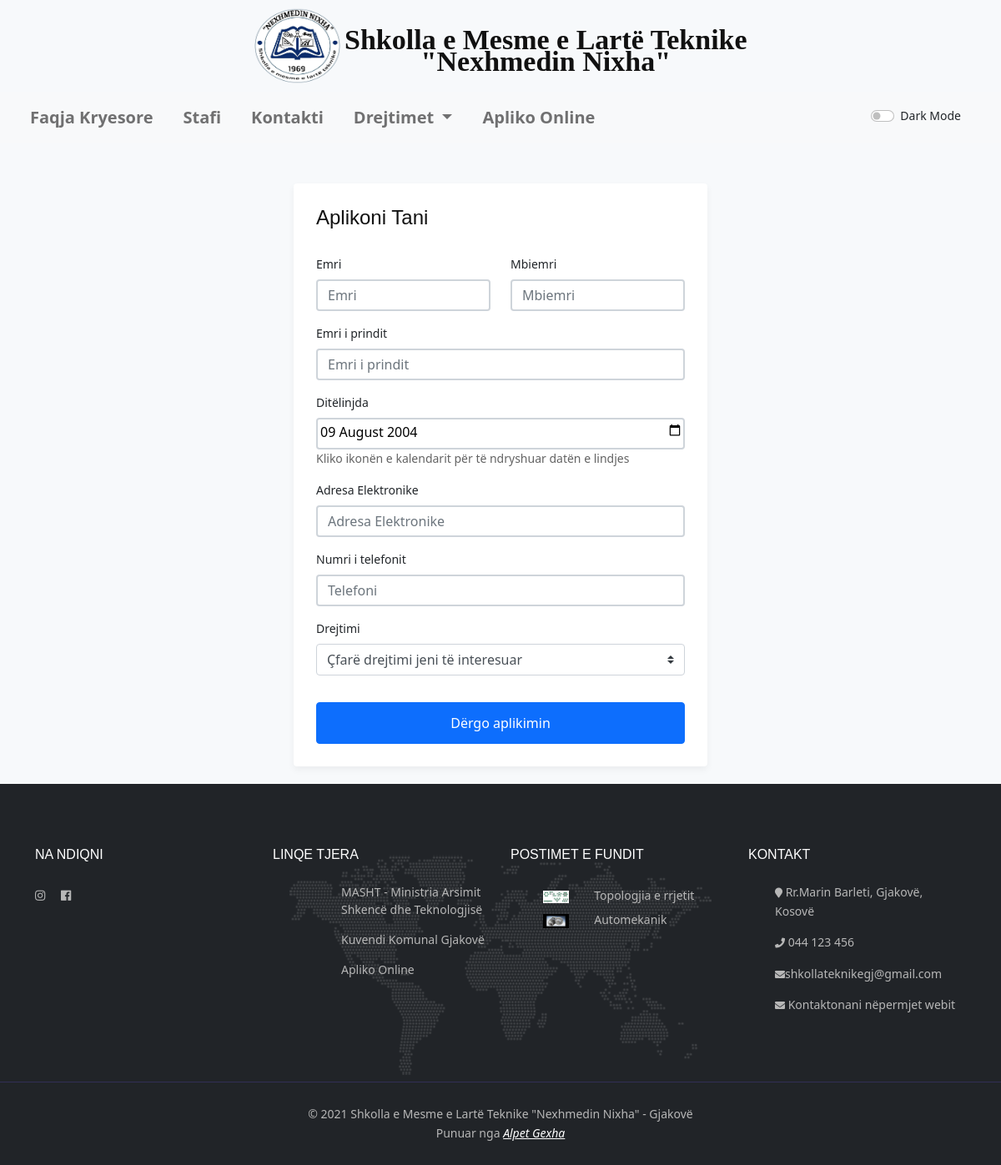
Screenshot of /apliko_online.php with the database file from the repository.
### tables this page shows
CREATE TABLE IF NOT EXISTS `post` (
  `id` int(11) UNSIGNED NOT NULL,
  `userid` int(11) NOT NULL,
  `titulli` varchar(255) NOT NULL,
  `body` text NOT NULL,
  `tags` text NOT NULL,
  `photo` varchar(255) NOT NULL,
  `date` datetime DEFAULT current_timestamp(),
  `category` int(3) DEFAULT NULL,
  `views` int(11) NOT NULL DEFAULT 0
);

### apliko_online.php (the view, shortened to what this page needs)
<?php get_header("Apliko Online", "my-login-page"); ?>
<div class="my-login-page">
    <div class="container mt-5 h-100">
        <div class="row justify-content-md-center h-100">
            <div class="card-wrapper">
                <div class="card fat">
                    <div class="card-body">
                        <h4 class="card-title">Aplikoni Tani</h4>
                        <form method="POST" class="my-login-validation" action="#">
                            <div class="row">
                                <div class="col-xs-12 col-sm-6 col-md-6">
                                    <div class="form-group">
                                        <label>Emri</label>
                                        <input id="emri" type="text" class="form-control" placeholder="Emri" name="emri" value="" required="" autofocus="" oninvalid="this.setCustomValidity('Ju lutem shkruani emrin');" oninput="this.setCustomValidity('');">
                                    </div>
                                </div>
                                <div class="col-xs-12 col-sm-6 col-md-6">
                                    <div class="form-group">
                                        <label>Mbiemri</label>
                                        <input id="mbiemri" type="text" class="form-control" placeholder="Mbiemri" name="mbiemri" value="" required="" oninvalid="this.setCustomValidity('Ju lutem shkruani mbiemrin');" oninput="this.setCustomValidity('');">
                                    </div>
                                </div>
                            </div>
                            <div class="form-group">
                                <label>Emri i prindit</label>
                                <input id="emri_p" type="text" class="form-control" placeholder="Emri i prindit" name="emri_p" value="" required="" oninvalid="this.setCustomValidity('Ju lutem shkruani emrin e prindit');" oninput="this.setCustomValidity('');">
                            </div>
                            <div class="form-group">
                                <label>Dit&euml;linjda</label>
                                <input id="ditelinjda" type="date" data-date="" data-date-format="DD MMMM YYYY" value="2004-08-09" class="form-control" placeholder="dita/muaji/viti" name="ditelindja" value="" required="" oninvalid="this.setCustomValidity('Ju lutem shkruani Dit&euml;linjda');" oninput="this.setCustomValidity('');">
                                <p>Kliko ikon&euml;n e kalendarit p&euml;r t&euml; ndryshuar dat&euml;n e lindjes</p>
                            </div>
                            <div class="form-group">
                                <label>Adresa Elektronike</label>
                                <input id="email" type="email" class="form-control" placeholder="Adresa Elektronike" name="email" value="" required="" oninvalid="this.setCustomValidity('Ju lutem shkruani emailin');" oninput="this.setCustomValidity('');">
                            </div>
                            <div class="form-group">
                                <label>Numri i telefonit</label>
                                <input id="phone" type="tel" class="form-control" placeholder="Telefoni" name="telefoni" value="" required="" oninvalid="this.setCustomValidity('Ju lutem shkruani numrin e telefonit');" oninput="this.setCustomValidity('');">
                            </div>
                            <div class="form-group">
                                <label for="disabledTextInput" class="form-label">Drejtimi</label>
                                <select name="drejtimet" class="custom-select mb-3">
                                    <option selected disabled required=""> Çfar&euml; drejtimi jeni t&euml; interesuar</option>
                                </select>
                            </div>
                            <div class="form-group m-0">
                                <button type="submit" name="apliko_submit" class="btn btn-primary btn-block">
                                    D&euml;rgo aplikimin
                                </button>
                            </div>
                        </form>
                    </div>
                </div>
            </div>
        </div>
    </div>
</div> <br>
<?php get_footer(); ?>

### server-style.php (shortened to what this page needs)
<?php
function get_header($tabName, $classbody = null, $description = null)
{
?>
    <!DOCTYPE html>
    <html>
    <head>
        <link rel="stylesheet" href="assets/css/style.css">
        <link rel="stylesheet" href="assets/css/dark-mode.css">
        <link rel="stylesheet" href="https://cdnjs.cloudflare.com/ajax/libs/font-awesome/4.7.0/css/font-awesome.min.css">
        <link rel="stylesheet" href="https://use.fontawesome.com/releases/v5.7.2/css/all.css">
        <link rel="stylesheet" href="https://cdn.jsdelivr.net/npm/bootstrap@4.5.3/dist/css/bootstrap.min.css">
        <link href="https://cdn.jsdelivr.net/npm/bootstrap@5.0.0-beta1/dist/css/bootstrap.min.css" rel="stylesheet">
        <link rel="stylesheet" href="https://cdnjs.cloudflare.com/ajax/libs/OwlCarousel2/2.3.4/assets/owl.carousel.min.css" />
        <link rel="stylesheet" href="https://cdnjs.cloudflare.com/ajax/libs/OwlCarousel2/2.3.4/assets/owl.theme.default.min.css" />
    </head>
    <body class="<?= $classbody ?>">
        <div class="header-section">
            <div class="container ">
                <img style="width: 105px; height: 90px;" src="assets/img/logo.png" alt="Logo e shkolles ">
                <a href="index" class="site-logo">
                    <h5 style="width:auto;"><b>Shkolla e Mesme e Lart&euml; Teknike<br> "Nexhmedin Nixha"</b></h5>
                </a>
            </div>
        </div>
        <nav class="navbar sticky-top navbar-expand-lg bg-light navbar-light ">
            <div class="container-xxl" aria-label="Main navigation">
                <div class="collapse justify-content-md-center navbar-collapse" id="collapsibleNavbar">
                    <ul class="navbar-nav">
                        <li class="nav-item">
                            <a class="nav-link" href="index">Faqja Kryesore</a>
                        </li>
                        <li class="nav-item dropdown">
                            <a class="nav-link" href="index#Stafi">
                                Stafi
                            </a>
                        </li>
                        <li class="nav-item dropdown">
                            <a class="nav-link" href="index#Kontakti">
                                Kontakti
                            </a>
                        </li>
                        <li class="nav-item dropdown">
                            <a class="nav-link dropdown-toggle" href="#" id="navbardrop" data-toggle="dropdown">
                                Drejtimet
                            </a>
                        </li>
                        <li class="nav-item">
                            <a class="nav-link" href="apliko_online">Apliko Online</a>
                        </li>
                    </ul>
                    <ul class="navbar-nav ml-auto">
                        <li class="nav-item">
                            <div class="form-check form-switch">
                                <input class="form-check-input" type="checkbox" id="darkMode">
                                <label class="form-check-label" for="darkMode">Dark Mode</label>
                            </div>
                        </li>
                    </ul>
                </div>
            </div>
        </nav>
    <?php
}
function get_footer()
{
    ?>
        <footer class="footer-section">
            <div class="container footer-top">
                <div class="row">
                    <div class="col-sm-6 col-lg-3 footer-widget">
                        <div class="about-widget">
                            <h6 class="fw-title">Na ndiqni</h6>
                            <div class="social pt-1">
                                <a href="#"><i class="fab fa-instagram"></i></a>
                                <a href="https://www.facebook.com/SHKOLLA-E-MESME-TEKNIKE-NEXHMEDIN-NIXHA-209838089061578/community/" target="_blank"><i class="fab fa-facebook"></i></a>
                            </div>
                        </div>
                    </div>
                    <div class="col-sm-6 col-lg-3 footer-widget">
                        <h6 class="fw-title">Linqe tjera</h6>
                        <div class="dobule-link">
                            <ul>
                                <li><a href="https://masht.rks-gov.net/en" target="_blank">MASHT - Ministria Arsimit Shkencë dhe Teknologjisë</a></li>
                                <li><a href="https://www.facebook.com/KomunaeGjakoves/" target="_blank">Kuvendi Komunal Gjakovë</a></li>
                                <li><a href="apliko_online">Apliko Online</a></li>
                            </ul>
                        </div>
                    </div>
                    <div class="col-sm-6 col-lg-3 footer-widget">
                        <h6 class="fw-title">Postimet e fundit</h6>
                        <ul class="recent-admin">
                            <li>
                                <?php require  'config.php';
                                $sql_footer = "SELECT * FROM post ORDER BY id DESC LIMIT 5";
                                $result_footer = mysqli_query($db, $sql_footer);
                                ?>
                                <div class="row">
                                    <?php foreach ($result_footer as $row_footer) : ?>
                                        <div class="post-footer d-flex flex-nowrap p-1">
                                            <div class="col-lg-3"><img src="assets/img/drejtimet_post/<?= $row_footer['photo'] ?>" alt="<?= htmlspecialchars($row_footer['titulli']) ?>" /> </div>
                                            <div class="col-lg-9"> <a href="single?id=<?= $row_footer['id'] ?>"> <?= $row_footer['titulli']  ?> </a> </div>
                                        </div>
                                    <?php endforeach; ?>
                                </div>
                            </li>
                        </ul>
                    </div>
                    <div class="col-sm-6 col-lg-3 footer-widget">
                        <h6 class="fw-title">Kontakt</h6>
                        <ul class="contact">
                            <li>
                                <p><i class="fa fa-map-marker"></i> Rr.Marin Barleti, Gjakovë,<br> Kosovë</p>
                            </li>
                            <li>
                                <p><i class="fa fa-phone"></i> 044 123 456 </p>
                            </li>
                            <li>
                                <p><i class="fa fa-envelope"></i>shkollateknikegj@gmail.com</p>
                            </li>
                            <li>
                                <p><i class="fa fa-envelope"></i> <a href="index#Kontakti">
                                        Kontaktonani nëpermjet webit</a></p>
                            </li>
                        </ul>
                    </div>
                </div>
            </div>
            <div class="copyright">
                <div class="container">
                    <p>
                        © 2021 Shkolla e Mesme e Lart&euml; Teknike "Nexhmedin Nixha" - Gjakov&euml; <br>
                    <p>Punuar nga <a href="https://github.com/AlpetGexh"><i>Alpet Gexha</i></a> </p>
                    </p>
                </div>
            </div>
        </footer>
    </body>
    </html>
<?php
}
?>

### assets/css/style.css (style rules this page uses)
body { height: 100%; font-family: rubik, sans-serif; }
h1, h2, h3, h4, h5, h6 { color: #111; margin: 0; font-weight: 500; font-family: rubik, sans-serif; }
p { color: #636363; line-height: 1.6 }
img { max-width: 100%; }
.my-login-page { background-color: #f7f9fb; font-size: 14px; }
.my-login-page .card-wrapper { width: 430px; }
.my-login-page .card { border-color: transparent; box-shadow: 0 4px 8px rgba(0, 0, 0, .05); }
.my-login-page .card.fat { padding: 10px; }
.my-login-page .card .card-title { margin-bottom: 30px; }
.my-login-page .form-control { border-width: 2.3px; }
.my-login-page .form-group label { width: 100%; }
.my-login-page .btn.btn-block { padding: 12px 10px; }
.header-section { overflow: hidden; padding: 10px; }
.header-section .container { text-align: center; }
.header-section .container h5 { display: flex; justify-content: center; }
.header-section h5 { font-family: "Brush Script MT", cursive; font-size: 34px; line-height: 26.4px; text-align: center; }
.site-logo { display: inline-block; padding-top: 10px; text-decoration: none; }
.nav-item { margin-right: 20px; }
.nav-link { font-size: 20px; font-weight: bold; }
.footer-section { background-color: #212428; background-image: url(../img/footer1.png); background-repeat: no-repeat; background-position: center 75px }
.footer-top { padding: 65px 15px; }
.copyright { border-top: 1px solid #312f56; padding: 27px 0; text-align: center; }
.copyright p { color: #b7b7b7; margin-bottom: 0; }
.copyright p a { color: #fff; font-weight: 500; }
.fw-title { text-transform: uppercase; color: #fff; margin-bottom: 25px; padding-top: 10px; }
.footer-widget p, .footer-widget span { color: #b7b7b7; }
.footer-widget ul { list-style: none; }
.social a { color: #b7b7b7; ; margin-right: 15px; }
.dobule-link ul { display: inline-block; }
.dobule-link ul a { display: block; font-size: 14px; color: #b7b7b7; margin-bottom: 15px; text-decoration: none; }
.dobule-link ul li:last-child a { margin-bottom: 0; }
.dobule-link ul:last-child { margin-left: 50px; }
.recent-admin li { margin-bottom: 25px; text-decoration: none; }
.recent-admin a { text-decoration: none; color: #b7b7b7; }
.contact li { margin-bottom: 15px; display: block; }
.contact li p { margin-bottom: 0; text-decoration: none !important; }
.contact i { font-size: 12px }
.contact p { text-decoration: none !important; }
.contact a { text-decoration: none; color: #b7b7b7; }
.container, .container-fluid, .container-sm, .container-md, .container-lg, .container-xl { padding-left: 1.5rem; padding-right: 1.5rem; }

### apliko_online.php (style rules this page uses)
.my-login-page .card-wrapper { width: 520px !important; }
input { position: relative; width: 150px; height: 20px; color: #fff; }
#ditelinjda:before { position: absolute; top: 3px; left: 3px; content: attr(data-date); display: inline-block; color: black; }

### rows the page displays
post: photo (picture), titulli "Topologjia e rrjetit"
post: photo (picture), titulli "Automekanik"
